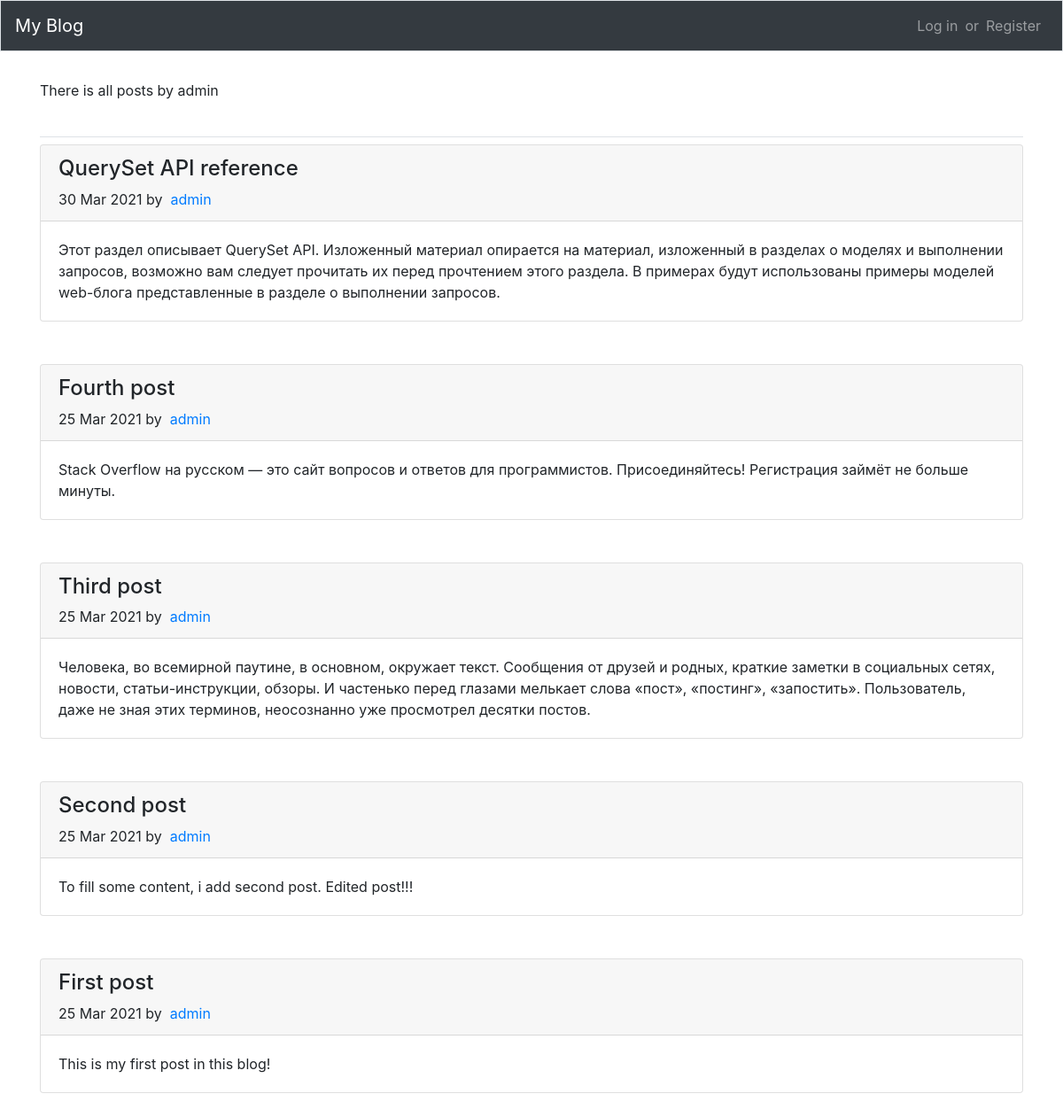
The page /users_posts/?user=admin on the database its author committed.
### blogs/models.py (models this page shows, shortened)
class BlogPost(models.Model):
    owner = models.ForeignKey(User, on_delete=models.CASCADE)
    title = models.CharField(max_length=100)
    text = models.TextField()
    date_added = models.DateTimeField(auto_now_add=True)

### blogs/views.py (the view)
# urls.py: path('users_posts/', views.users_posts, name='users_posts'),
def users_posts(request):
    if request.method != 'POST':
        user_id = User.objects.get(username=request.GET['user'])
        posts = BlogPost.objects.all().filter(owner=user_id).order_by('-date_added')
        context = {'posts': posts, 'owner': user_id}
    return render(request, 'blogs/users_posts.html', context)

### blogs/templates/blogs/users_posts.html (shortened to what this page needs)
{% extends 'blogs/base.html' %}
{% load bootstrap4 %}
{% block page_header %}
    <div class="nav-item align-content-lg-center">
        <span class="navbar-text">There is all posts by {{ owner }}</span>
    </div>
{% endblock page_header %}
{% block content %}
<div>
      {% for post in posts %}
        <div class="card mb-5">
          <div class="card-header">
              <h4>{{ post.title }}</h4>
              <span class="d-inline-flex">
                  {{ post.date_added|date:'d M Y' }}
              </span>
              <span class="d-inline-flex mr-auto">
                by &nbsp;
                <a href="{% url 'blogs:users_posts' %}?user={{ post.owner }}"
                   title="Все посты {{ post.owner }}">
                    {{ post.owner }}
                </a>
              </span>
          </div>
          <div class="card-body">
            {{ post.text }}
          </div>
        </div>
      {% empty %}
        <p>No posts yet</p>
      {% endfor %}
</div>
{% endblock content %}

### rows shown on the page
BlogPost: title "QuerySet API reference", date_added "30 Mar 2021", owner "admin", text "Этот раздел описывает QuerySet API. Изложенный материал опирается на материал, изложенный в разделах о моделях и выполнении запросов, возможно вам следует прочитать их перед прочтением этого раздела. В примерах будут использованы примеры моделей web-блога представленные в разделе о выполнении запросов."
BlogPost: title "Fourth post", date_added "25 Mar 2021", owner "admin", text "Stack Overflow на русском — это сайт вопросов и ответов для программистов. Присоединяйтесь! Регистрация займёт не больше минуты."
BlogPost: title "Third post", date_added "25 Mar 2021", owner "admin", text "Человека, во всемирной паутине, в основном, окружает текст. Сообщения от друзей и родных, краткие заметки в социальных сетях, новости, статьи-инструкции, обзоры. И частенько перед глазами мелькает слова «пост», «постинг», «запостить». Пользователь, даже не зная этих терминов, неосознанно уже просмотрел десятки постов."
BlogPost: title "Second post", date_added "25 Mar 2021", owner "admin", text "To fill some content, i add second post. Edited post!!!"
BlogPost: title "First post", date_added "25 Mar 2021", owner "admin", text "This is my first post in this blog!"

### other values the page prints
{{ owner }} "admin"
